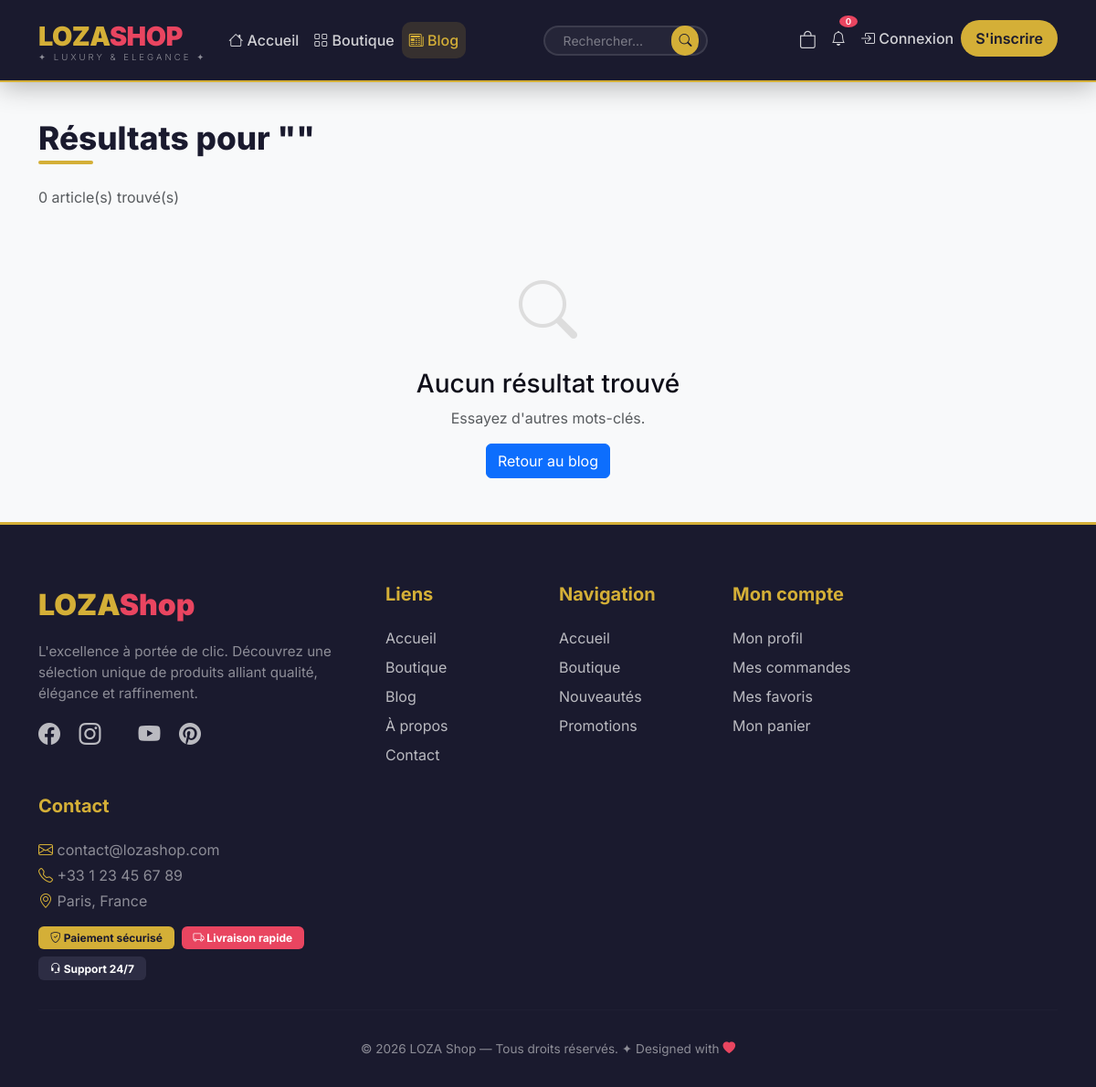
Page /blog/search/ on the earlier database version.
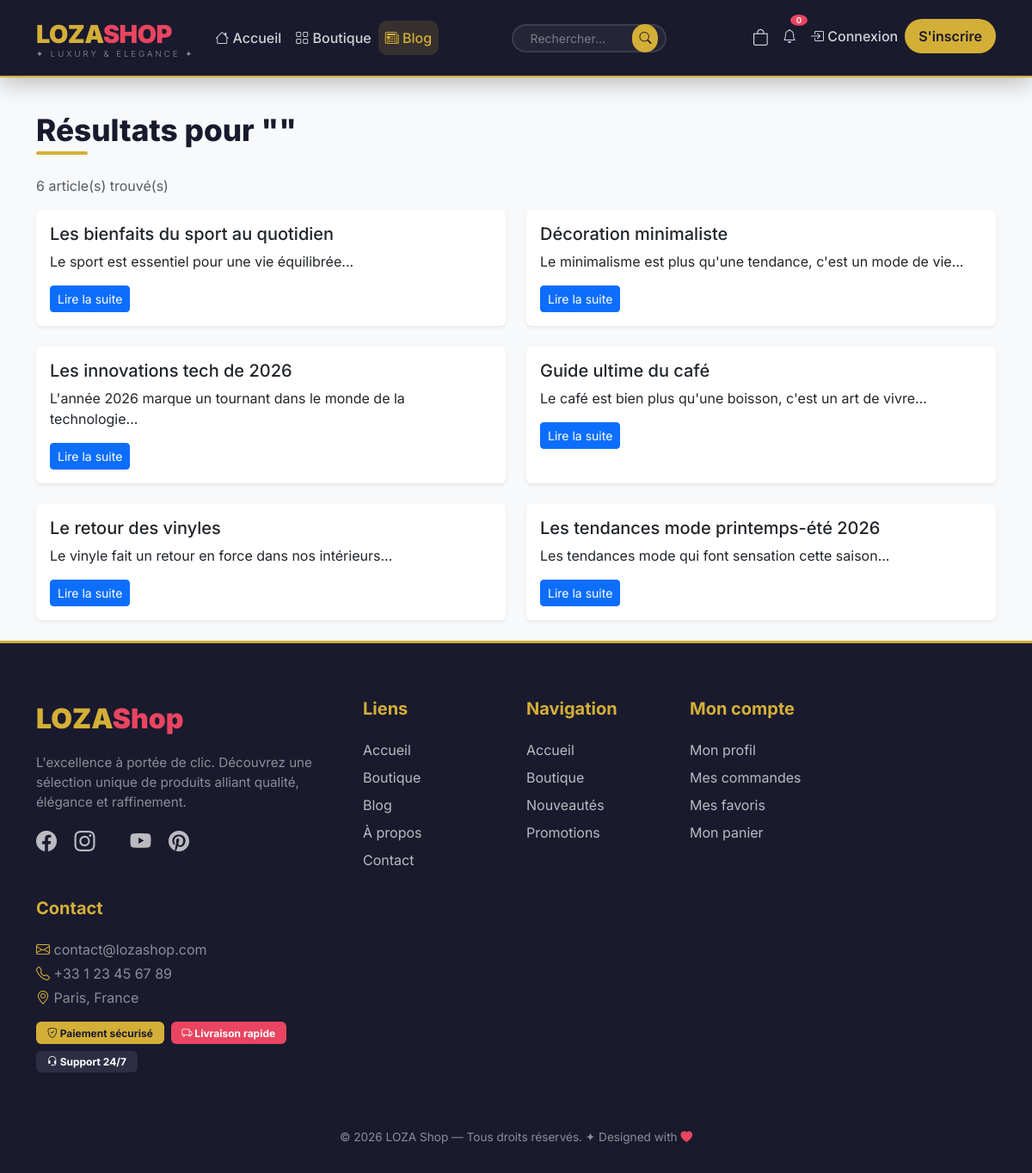
Same page on the later database version.
### blog/models.py (models this page shows, shortened)
class BlogPost(models.Model):
    title = models.CharField(max_length=200)
    slug = models.SlugField(unique=True, blank=True)
    category = models.ForeignKey(BlogCategory, on_delete=models.CASCADE, related_name='posts')
    image = models.ImageField(upload_to='blog/', blank=True, null=True)
    content = models.TextField()
    excerpt = models.TextField(blank=True, help_text="Court résumé de l'article")
    author = models.ForeignKey(User, on_delete=models.CASCADE)
    created_at = models.DateTimeField(auto_now_add=True)
    updated_at = models.DateTimeField(auto_now=True)
    published_at = models.DateTimeField(null=True, blank=True)
    is_published = models.BooleanField(default=False)
    views = models.IntegerField(default=0)
    class Meta:
        ordering = ['-created_at']

### blog/views.py (the view)
# urls.py: path('search/', views.blog_search, name='blog_search'),
def blog_search(request):
    query = request.GET.get('q', '')
    posts = BlogPost.objects.filter(
        Q(title__icontains=query) | Q(content__icontains=query),
        is_published=True
    )
    categories = BlogCategory.objects.all()
    context = {
        'posts': posts,
        'categories': categories,
        'query': query,
    }
    return render(request, 'blog/blog_search.html', context)

### cart/context_processors.py (called while the page is built)
def cart_total(request):
    if request.user.is_authenticated:
        total_items = CartItem.objects.filter(user=request.user).count()
    else:
        total_items = 0
    return {'cart_total_items': total_items}

### blog/templates/blog/blog_search.html (shortened to what this page needs)
{% extends 'base.html' %}
{% block content %}
<div class="container mt-4">
    <h2 class="section-title">Résultats pour "{{ query }}"</h2>
    <p class="text-muted">{{ posts.count }} article(s) trouvé(s)</p>
    <div class="row">
        {% for post in posts %}
        <div class="col-md-6 mb-4">
            <div class="card border-0 shadow-sm h-100">
                <div class="card-body">
                    <h5>{{ post.title }}</h5>
                    <p>{{ post.excerpt|truncatechars:100 }}</p>
                    <a href="{% url 'blog:blog_detail' post.slug %}" class="btn btn-primary btn-sm">Lire la suite</a>
                </div>
            </div>
        </div>
        {% empty %}
        <div class="col-12 text-center py-5">
            <i class="bi bi-search" style="font-size: 4rem; color: #ddd;"></i>
            <h3 class="mt-3">Aucun résultat trouvé</h3>
            <p class="text-muted">Essayez d'autres mots-clés.</p>
            <a href="{% url 'blog:blog_home' %}" class="btn btn-primary">Retour au blog</a>
        </div>
        {% endfor %}
    </div>
</div>
{% endblock %}

Differences in the rows shown:
added BlogPost: title "Les bienfaits du sport au quotidien", excerpt "Le sport est essentiel pour une vie équilibrée..."
added BlogPost: title "Décoration minimaliste", excerpt "Le minimalisme est plus qu'une tendance, c'est un mode de vie..."
added BlogPost: title "Les innovations tech de 2026", excerpt "L'année 2026 marque un tournant dans le monde de la technologie..."
added BlogPost: title "Guide ultime du café", excerpt "Le café est bien plus qu'une boisson, c'est un art de vivre..."
added BlogPost: title "Le retour des vinyles", excerpt "Le vinyle fait un retour en force dans nos intérieurs..."
added BlogPost: title "Les tendances mode printemps-été 2026", excerpt "Les tendances mode qui font sensation cette saison..."
Other differences:
{{ posts.count }}: "0" → "6"
text no longer shown: "Aucun résultat trouvé Essayez d'autres mots-clés. Retour au blog"
